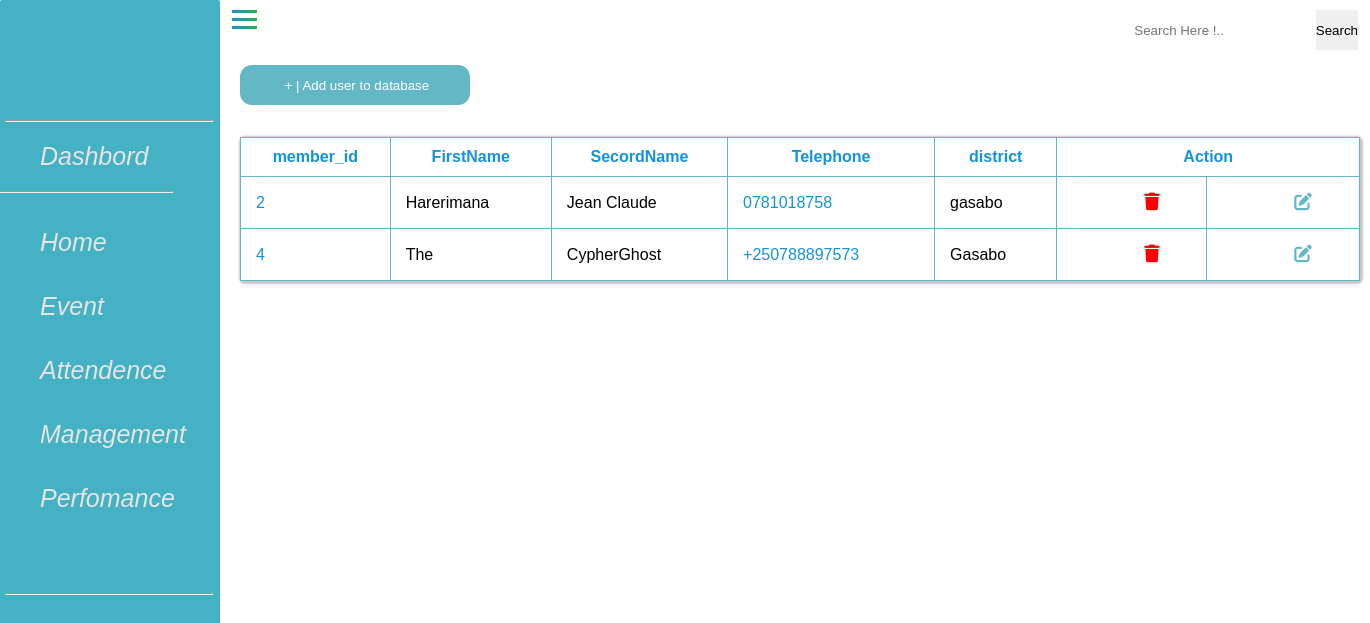
Page /Pages/dashbord.php on the earlier database version.
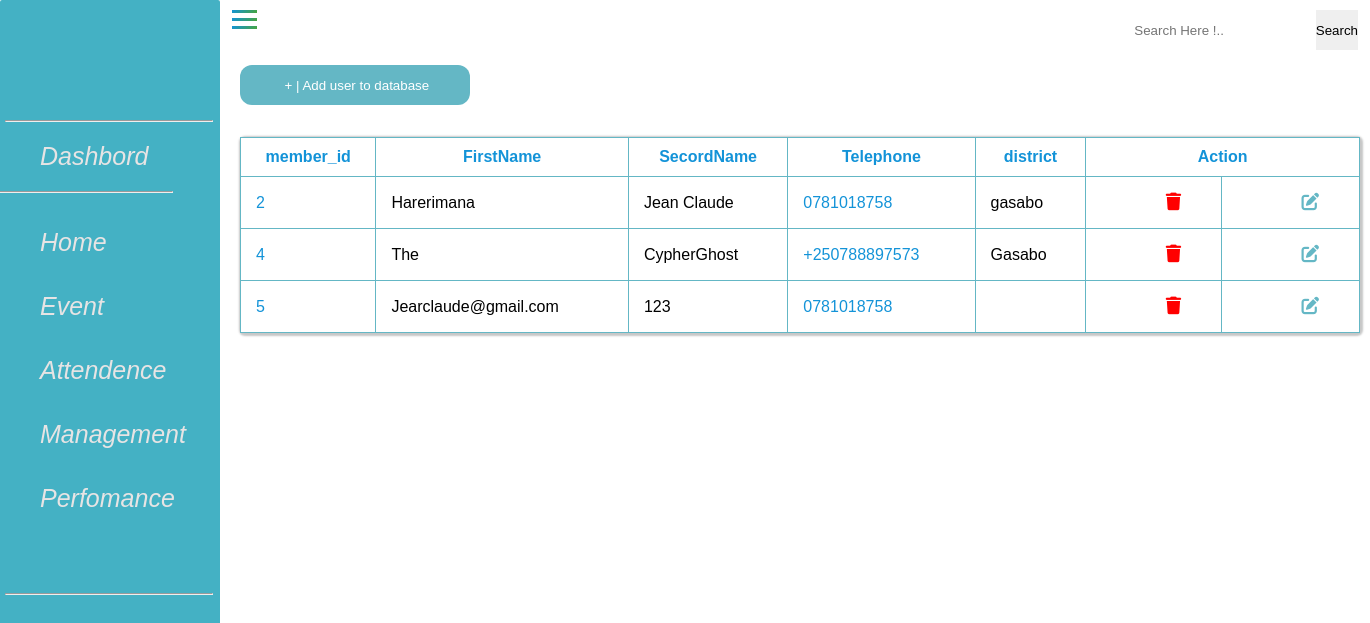
Same page on the later database version.
### tables this page shows
CREATE TABLE `members` (
  `member_id` int(11) NOT NULL,
  `First_name` varchar(255) NOT NULL,
  `Secord_name` varchar(255) NOT NULL,
  `Telephone` varchar(255) NOT NULL,
  `district` varchar(255) NOT NULL
);

### php/fetch.php (called while the page is built)
<?php
$select=" SELECT * FROM members";
$fetc=mysqli_query($database,$select);
?>

### Pages/dashbord.php (the view, shortened to what this page needs)
<?php
include("../php/connection/connection.php");
?>
<!DOCTYPE html>
<html lang="en">
<head>
    <link rel="stylesheet" href="../css/index.css">
    <link rel="stylesheet" href="https://cdnjs.cloudflare.com/ajax/libs/font-awesome/6.5.1/css/all.min.css">
    <link rel="stylesheet" href="../Assets/css/index.css">
</head>
<body>
<div class="web_content">
<div class="web_left_part">
<div class="web_left_content">
<div class="link_director">
<hr>
    <ul>
    <li id="dashbord"><a href="dashbord.php"> Dashbord </a>   </li>
    <hr id="hr">
    <li><a href="dashbord.php"> Home </a>   </li>
    <li><a href="event.php"> Event </a>   </li>
    <li><a href="attend.php"> Attendence </a> </li>
    <li><a href="performance.php"> Management </a> </li>
    <li><a href="performance.php"> Perfomance </a> </li>
</ul>
<hr>
</div>
</div>
<div class="hamburger">
    <span class="bar"></span>
    <span class="bar"></span>
    <span class="bar"></span>
</div>
        </div>
<div class="web_right_part">
<div class="search">
    <input type="text" placeholder="Search Here !..">
    <input type="submit" name="search" value="Search">
</div>
</div>
     </div>
<div class="input_submit">
    <input type="submit" value=" + | Add user to database" name="my_data" class="save">
</div>
<form action="" method="post">
<div id="user_contented">
<table border="1" >
<tr>
    <th>member_id</th>
    <th>FirstName</th>
    <th>SecordName</th>
    <th>Telephone</th>
    <th>district</th>
    <th colspan="2" >Action</th>
</tr>
<?php
    include("../php/fetch.php");
    if($fetc->num_rows > 0)
        {
            while ($row = $fetc -> fetch_assoc()) {
                ?>
            <tr>
                <td class="id" ><?= $row['member_id']?> </td>
                <td> <?=$row['First_name']?> </td>
                <td> <?=$row['Secord_name']?> </td>
                <td class="id" > <?=$row['Telephone']?> </td>
                <td> <?=$row['district']?> </td>
                <td class="btn" >
                <a class="delete" href="Remove.php?member_id=<?=$row['member_id']; ?>" ><i class="fa-solid fa-trash"></i></a>
                </td>
                <td class="btn">
                <a class="update" href="update.php?member_id=<?=$row['member_id']; ?>" ><i class="fa-solid fa-pen-to-square"></i></a>
                </td>
            </tr>
            <?php
            }
        }
    else{
        echo $error;
    }
?>
</table>
</div>
</form>
</body>
</html>

### Assets/css/index.css (style rules this page uses)
* { margin:0; }
.web_content { display: flex; justify-content:space-between; }
.web_left_content { position: fixed; width: 220px; height: 2500px; border-radius:2px; background: rgb(68, 177, 196); }
.link_director { position: fixed; top: 40px; }
hr { margin-top: 5rem; margin-left: 5px; width: 13rem; background:red; }
#hr { margin-top: 0rem; margin-left: -35px; width: 13rem; background:red; }
.link_director ul { list-style: none; margin-top: 50px; }
.link_director li { margin-top: 35px; font-size: 20px; }
.link_director a { color: rgb(231, 228, 228); font-size:larger; font-weight: 500; font-size: 25px; font-style: oblique; text-decoration: none; transition: .0.2s ease-in-out ; }
#dashbord { margin-top: -30px; padding-bottom: 20px; }
.hamburger { transition: 0.4s ease-in-out; display: block; cursor: pointer; margin-top: 10px; }
.bar { background: linear-gradient(-45deg, #48a53c, #1393d8); display: block; width: 25px; height: 3px; margin: 5px; margin-left: 14.500rem; -webkit-transition: all 0.3s ease-in-out; transition: all 0.32s ease-in-out; }
.search { margin-top: 10px; margin-right: 12px; }
input { height: 40px; border: none; }
.input_submit { padding-left:15rem; margin-top: 15px; }
.save { width:230px; border-radius: 12px; color: white; background: rgb(100, 183, 197); }
table { width: 100%; border-collapse: collapse; border-color: rgb(100, 183, 197); }
table th { padding: 10px; text-align: center; color: #1393d8; font-weight: bold; }
table td { padding: 15px; }
table .btn { text-align: center; }
table .id { color: #1393d8; }
table .btn .delete { width: 100%; padding: 10px; background-color: white; text-decoration: none; color: red; border-radius: 5px; }
table .btn .update { width: 100%; padding: 10px; color: rgb(100, 183, 197); background-color: white; border-radius: 5px; text-decoration: none; transition: 1s; }
#user_contented { align-content: center; margin-top: 2rem; margin-left:15rem; height:220rem auto; width: 70rem; border-radius:4px; box-shadow: 1px 1px 2px 2px rgb(199, 199, 199); }
* { font-family:'Poppins',sans-serif; margin: 0; padding: 0; box-sizing: border-box; }
a { position: relative; font-size: 1.1em; text-decoration: none; font-weight: 500; margin-left: 40px; color: white; }

Differences in the rows shown:
added members: member_id "5", First_name "Jearclaude@gmail.com", Secord_name "123", Telephone "0781018758"
